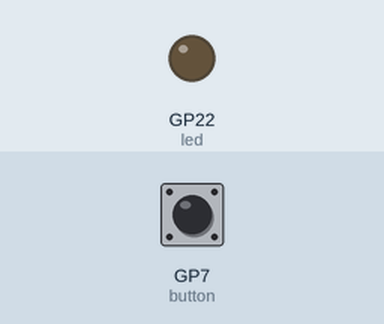
Simulated run of this program. Board: Raspberry Pi Pico running CircuitPython. On the bench: output pins drawn as LEDs (lit = HIGH). The test bench sets the inputs (shaded band); at power-on: GP7 (button) HIGH.

Above: at 1.2 s.
1.3 s: GP7 (button) pulled LOW for 3.2 s
At 5.6 s:
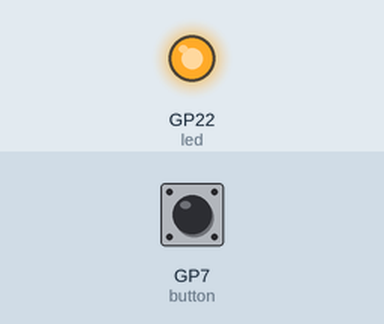
6.0 s: GP7 (button) pulled LOW for 0.15 s
At 6.9 s:
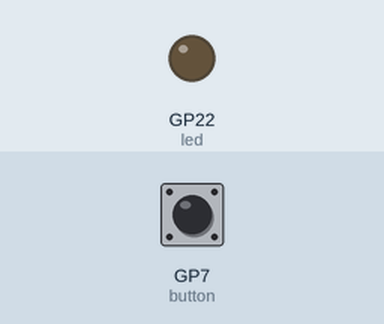
Timing chart, 0 to 9.0 s (numbered marks = the images above; inputs shaded):
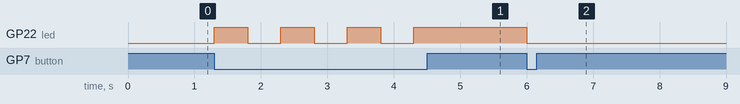

Measured:
- after the input at 1.3 s, GP22 (led): alternates HIGH for 0.50 s and LOW for 0.50 s, 7 changes in all, then stays HIGH, starting at once
- after the input at 6.0 s, GP22 (led): HIGH → LOW at once

The program:

aula3_digitalio_simples.py
```python
# Para todos os exemplos nesse código, utilize as ligações no diagrama aula3_bb.png
# Entrada e saída digital simples:
# Piscando o Led enquanto o botão é pressionado

import board, time
from digitalio import DigitalInOut, Pull, Direction

led = DigitalInOut (board.GP22) # para usar led externo ou board.LED para o usar o default
led.direction = Direction.OUTPUT
# ou você pode usar led.switch_to_output()

button = DigitalInOut (board.GP7)
button.direction = Direction.INPUT
# ou você pode usar button.switch_to_input()
button.pull = Pull.UP

while True:
  if not button.value:
    led.value = not led.value # inverte o valor atual de led
    time.sleep (0.5) # aguarda meio segundo
```
